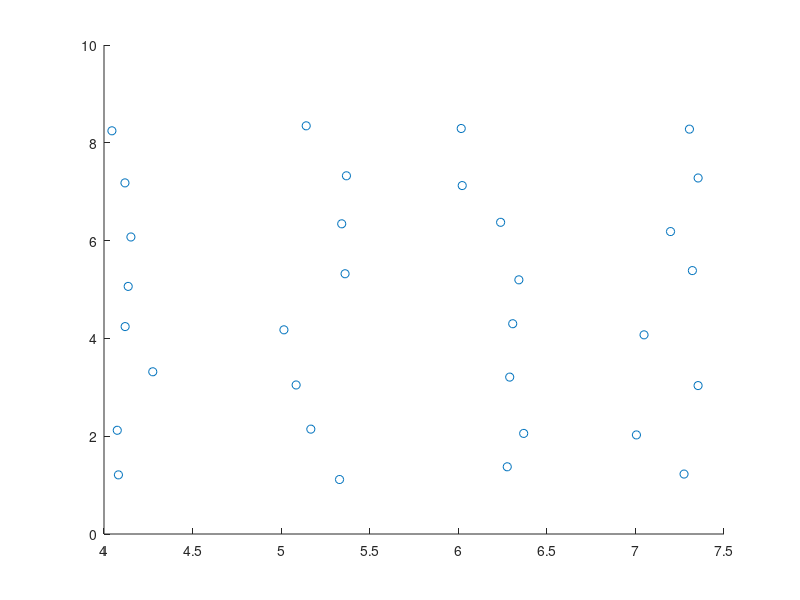
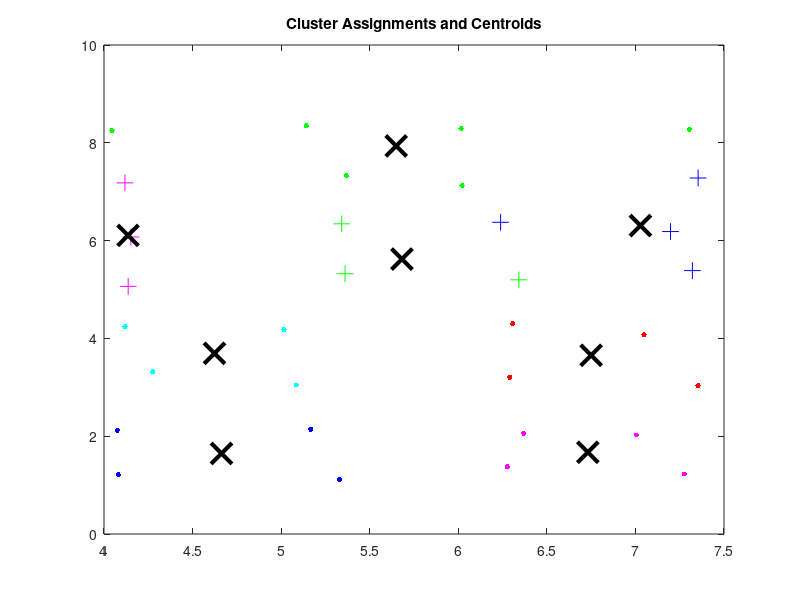

Source code (MATLAB) for these figures, in order: (Note: this script raises an error after producing the figures.)
[X,Y] = meshgrid(4:1:7,1:1:8)

X = X(:) + .4*rand(length(X(:)),1);
Y = Y(:) + .4*rand(length(X(:)),1);

figure; scatter(X,Y)

Z = [X,Y]; 

%%
k = 8;
opts = statset('Display','final');
[idx,C] = kmeans(Z,k,'Distance','sqeuclidean',...
    'Replicates',5,'Options',opts);


%%
figure;
styles = {'b.','g.','r.','c.','m.','m+','b+','g+'};
for i_cluster = 1:k
    plot(Z(idx==i_cluster,1),Z(idx==i_cluster,2),styles{i_cluster},'MarkerSize',12)
    hold on
end
plot(C(:,1),C(:,2),'kx',...
     'MarkerSize',15,'LineWidth',3) 
title 'Cluster Assignments and Centroids'
hold off


%%
%try with kory's equal groups

labels = cluster_equal_groups(Z, 8, 4);
figure;
gscatter(Z(:,1),Z(:,2),labels);


for i=1:8 
	members(i) = length(find(labels==i));
end

members

